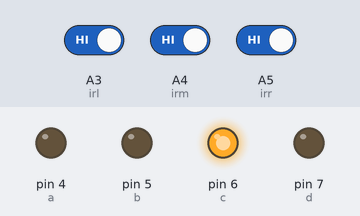
Bench run of a sketch on a simulated Arduino Uno, built with avr-gcc and run on an emulated ATmega328P. Shown: output pins drawn as LEDs (lit = HIGH). The test bench sets the inputs (shaded band); at power-on: A3 (irl) HIGH, A5 (irr) HIGH, A4 (irm) HIGH.

Above: at 2.2 s.
2.3 s: A3 (irl) driven LOW and A5 (irr) driven LOW
At 3.1 s:
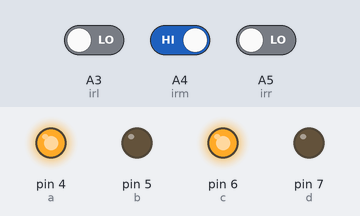
3.8 s: A5 (irr) driven HIGH
At 4.3 s:
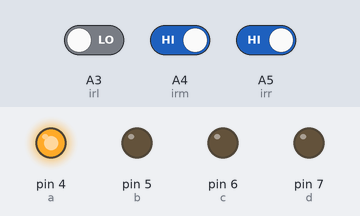
5.3 s: A5 (irr) driven LOW
At 6.5 s:
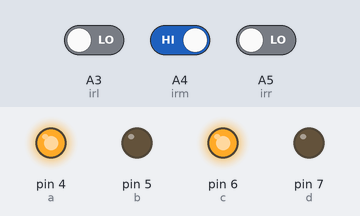
6.8 s: A3 (irl) driven HIGH
At 7.8 s:
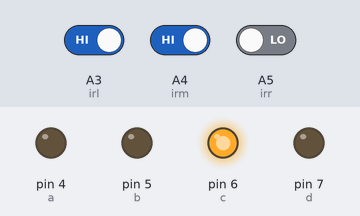
Timing chart, 0 to 9.3 s (numbered marks = the images above; inputs shaded):
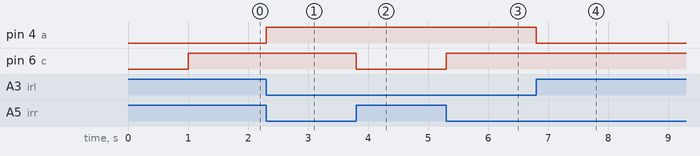

Measured:
- after the input at 2.3 s, pin 4 (a): LOW → HIGH at once
- after the input at 3.8 s, pin 6 (c): HIGH → LOW at once
- after the input at 5.3 s, pin 6 (c): LOW → HIGH at once
- after the input at 6.8 s, pin 4 (a): HIGH → LOW at once

The sketch:

Line_Follower.ino
```cpp
//Program for line following robot using arduino uno

#define a 4
#define b 5
#define c 6
#define d 7

#define irl A3
#define irm A4
#define irr A5

void fwd(){             //function for moving forward
  digitalWrite(a, HIGH);
  digitalWrite(b, LOW);
  digitalWrite(c, HIGH);
  digitalWrite(d, LOW);
}

void stp(){            //function to stop
  digitalWrite(a, LOW);
  digitalWrite(b, LOW);
  digitalWrite(c, LOW);
  digitalWrite(d, LOW);
}
void sright(){         //function to turn right
  digitalWrite(a, HIGH);
  digitalWrite(b, LOW);
  digitalWrite(c, LOW);
  digitalWrite(d, LOW);
}
void sleft(){          //function to turn left
  digitalWrite(a, LOW);
  digitalWrite(b, LOW);
  digitalWrite(c, HIGH);
  digitalWrite(d, LOW);
}

void setup() {
  pinMode(a, OUTPUT);  //left motor output 1
  pinMode(b, OUTPUT);  //left motor output 2
  pinMode(c, OUTPUT);  //right motor output 1
  pinMode(d, OUTPUT);  //right motor output 2
  pinMode(irl, INPUT); //left IR sensor input
  pinMode(irr, INPUT); //right IR sensor input
  pinMode(irm, INPUT); //middle IR sensor input
  delay(1000);
}

void loop() {
  if((digitalRead(irl)==0 && digitalRead(irr)==0 && digitalRead(irm)==0) || (digitalRead(irl)==1 && digitalRead(irr)==1 && digitalRead(irm)==1)){ //Condition to check whether the robot is at the end of the path
      stp();
  }
  if(digitalRead(irm)==1 && (digitalRead(irl)==1 || digitalRead(irr)==1)){ //Condition to check whether there is any 90 degree turn
    if(digitalRead(irl)==1){ //If 90 degree Left turn
      while(!(digitalRead(irl)==0 && digitalRead(irm)==1 && digitalRead(irr)==0)){
        sleft();
      }
   }
    if(digitalRead(irr)==1){ //If 90 degree Right turn
      while(!(digitalRead(irl)==0 && digitalRead(irm)==1 && digitalRead(irr)==0)){
        sright();
      }
    }
  }
  else{
    if(digitalRead(irl)==0 && digitalRead(irr)==0 && digitalRead(irm)==1){ //Condition to check the robot in line
      fwd();
    }
    if(digitalRead(irl)==1 && digitalRead(irr)==0){ //Condition to check the robot off the line to right
      sleft();
    }
    if(digitalRead(irl)==0 && digitalRead(irr)==1){ //Condition to check the robot off the line to left
      sright();
    }
  }
}
```
